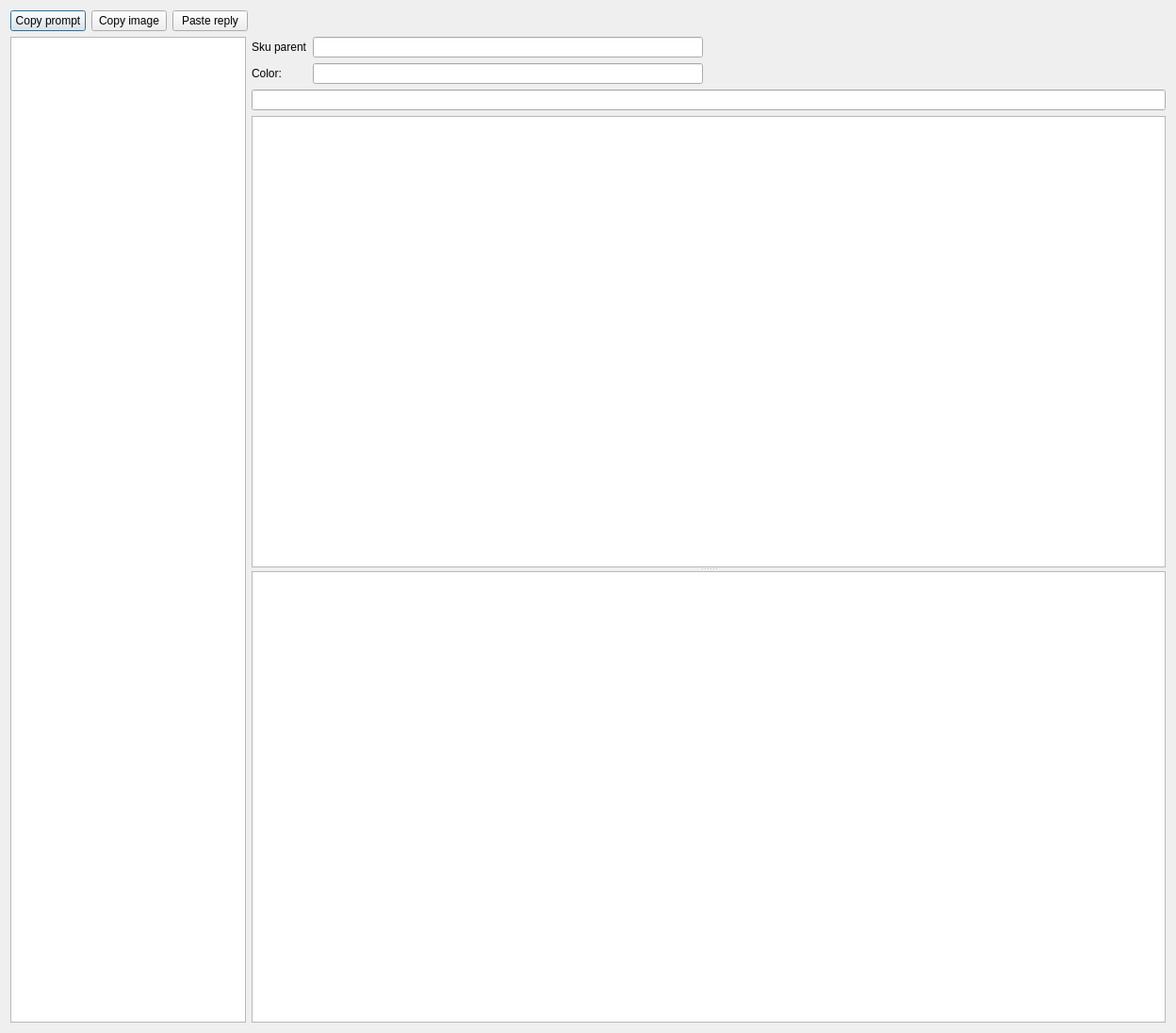
<?xml version="1.0" encoding="UTF-8"?>
<ui version="4.0">
 <class>DialogFillAiPrompts</class>
 <widget class="QDialog" name="DialogFillAiPrompts">
  <property name="geometry">
   <rect>
    <x>0</x>
    <y>0</y>
    <width>1248</width>
    <height>1096</height>
   </rect>
  </property>
  <property name="windowTitle">
   <string>Run prompt manually</string>
  </property>
  <layout class="QVBoxLayout" name="verticalLayout_2">
   <item>
    <layout class="QHBoxLayout" name="horizontalLayout">
     <item>
      <widget class="QPushButton" name="buttonCopyPrompt">
       <property name="text">
        <string>Copy prompt</string>
       </property>
      </widget>
     </item>
     <item>
      <widget class="QPushButton" name="buttonCopyImagePath">
       <property name="toolTip">
        <string>Copy the image path</string>
       </property>
       <property name="text">
        <string>Copy image</string>
       </property>
      </widget>
     </item>
     <item>
      <widget class="QPushButton" name="buttonPasteReply">
       <property name="text">
        <string>Paste reply</string>
       </property>
      </widget>
     </item>
     <item>
      <spacer name="horizontalSpacer">
       <property name="orientation">
        <enum>Qt::Horizontal</enum>
       </property>
       <property name="sizeHint" stdset="0">
        <size>
         <width>40</width>
         <height>20</height>
        </size>
       </property>
      </spacer>
     </item>
    </layout>
   </item>
   <item>
    <layout class="QHBoxLayout" name="horizontalLayout_3">
     <item>
      <widget class="QListWidget" name="listWidgetPrompts">
       <property name="maximumSize">
        <size>
         <width>250</width>
         <height>16777215</height>
        </size>
       </property>
      </widget>
     </item>
     <item>
      <layout class="QVBoxLayout" name="verticalLayout">
       <item>
        <layout class="QHBoxLayout" name="horizontalLayout_2">
         <item>
          <layout class="QFormLayout" name="formLayout">
           <item row="0" column="0">
            <widget class="QLabel" name="labelSkuParent">
             <property name="text">
              <string>Sku parent</string>
             </property>
            </widget>
           </item>
           <item row="0" column="1">
            <widget class="QLineEdit" name="lineEditSkuParent">
             <property name="readOnly">
              <bool>true</bool>
             </property>
            </widget>
           </item>
           <item row="1" column="0">
            <widget class="QLabel" name="labelSkuParent_2">
             <property name="text">
              <string>Color:</string>
             </property>
            </widget>
           </item>
           <item row="1" column="1">
            <widget class="QLineEdit" name="lineEditImageColor">
             <property name="readOnly">
              <bool>true</bool>
             </property>
            </widget>
           </item>
          </layout>
         </item>
         <item>
          <spacer name="horizontalSpacer_2">
           <property name="orientation">
            <enum>Qt::Horizontal</enum>
           </property>
           <property name="sizeHint" stdset="0">
            <size>
             <width>40</width>
             <height>20</height>
            </size>
           </property>
          </spacer>
         </item>
         <item>
          <widget class="QLabel" name="labelImage">
           <property name="text">
            <string/>
           </property>
          </widget>
         </item>
        </layout>
       </item>
       <item>
        <widget class="QLineEdit" name="lineEditImageFilePath">
         <property name="readOnly">
          <bool>true</bool>
         </property>
        </widget>
       </item>
       <item>
        <widget class="QSplitter" name="splitter">
         <property name="orientation">
          <enum>Qt::Vertical</enum>
         </property>
         <widget class="QTextEdit" name="textEditQuestion">
          <property name="readOnly">
           <bool>true</bool>
          </property>
         </widget>
         <widget class="QTextEdit" name="textEditReply">
          <property name="readOnly">
           <bool>true</bool>
          </property>
         </widget>
        </widget>
       </item>
      </layout>
     </item>
    </layout>
   </item>
  </layout>
 </widget>
 <resources/>
 <connections/>
</ui>
